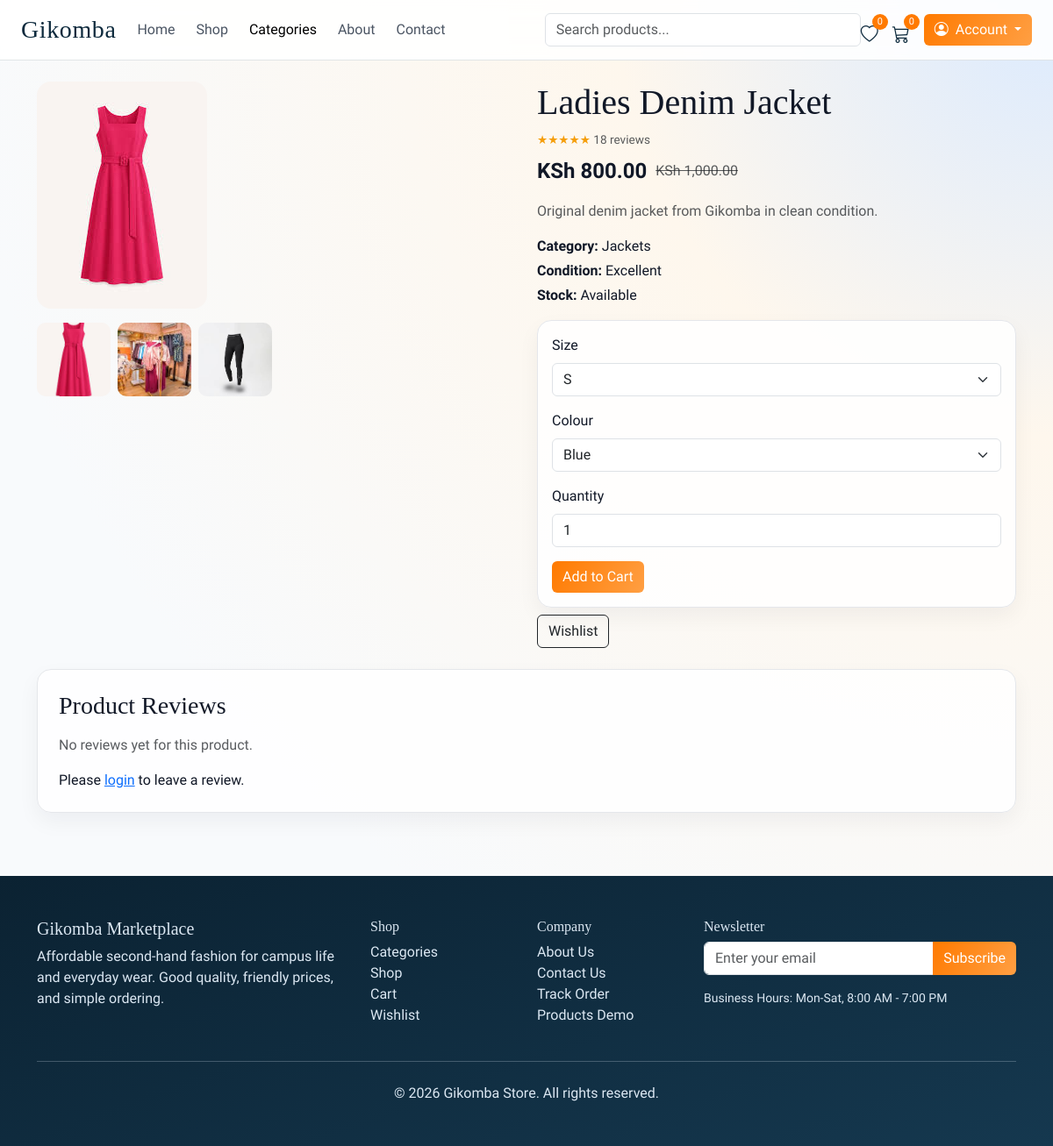
The page /index.php?page=product&id=1 on the database its author committed.
### tables this page shows
CREATE TABLE products (
    id BIGINT UNSIGNED AUTO_INCREMENT PRIMARY KEY,
    category_id BIGINT UNSIGNED NOT NULL,
    name VARCHAR(180) NOT NULL,
    slug VARCHAR(180) NOT NULL UNIQUE,
    description TEXT NULL,
    price DECIMAL(12,2) NOT NULL,
    discount_price DECIMAL(12,2) NULL,
    stock INT NOT NULL DEFAULT 0,
    item_condition VARCHAR(30) NOT NULL DEFAULT 'Good',
    sizes VARCHAR(255) NULL,
    colors VARCHAR(255) NULL,
    badge ENUM('New', 'Sale', 'Trending') DEFAULT 'Trending',
    rating DECIMAL(3,2) NOT NULL DEFAULT 4.50,
    review_count INT NOT NULL DEFAULT 0,
    image_primary VARCHAR(255) NOT NULL,
    image_secondary VARCHAR(255) NULL,
    image_tertiary VARCHAR(255) NULL,
    is_active TINYINT(1) NOT NULL DEFAULT 1,
    created_at DATETIME NOT NULL,
    updated_at DATETIME NOT NULL,
    CONSTRAINT fk_products_category FOREIGN KEY (category_id) REFERENCES categories(id) ON DELETE RESTRICT ON UPDATE CASCADE
);

CREATE TABLE categories (
    id BIGINT UNSIGNED AUTO_INCREMENT PRIMARY KEY,
    name VARCHAR(120) NOT NULL UNIQUE,
    slug VARCHAR(120) NOT NULL UNIQUE,
    description TEXT NULL,
    created_at DATETIME NOT NULL,
    updated_at DATETIME NOT NULL
);

### app/views/pages/product.php (the view, shortened to what the rows shown need)
<?php
$productReviews = $productReviews ?? [];
$authUser = $authUser ?? null;
?>
<?php if (!$selectedProduct): ?>
    <div class="alert alert-warning">Product not found.</div>
<?php else: ?>
    <?php
    $images = array_filter([
        $selectedProduct['image_primary'] ?? null,
        $selectedProduct['image_secondary'] ?? null,
        $selectedProduct['image_tertiary'] ?? null,
    ]);
    $price = (float) ($selectedProduct['price'] ?? 0);
    $discountPrice = isset($selectedProduct['discount_price']) && $selectedProduct['discount_price'] !== null ? (float) $selectedProduct['discount_price'] : null;
    $sizes = explode(',', (string) ($selectedProduct['sizes'] ?? 'One Size'));
    $colors = explode(',', (string) ($selectedProduct['colors'] ?? 'Mixed'));
    ?>
    <div class="row g-4">
        <div class="col-lg-6">
            <img src="<?= e($images[0]) ?>" class="img-fluid rounded-4 mb-3" alt="<?= e($selectedProduct['name']) ?>">
            <div class="d-flex gap-2 flex-wrap">
                <?php foreach ($images as $image): ?>
                    <img src="<?= e($image) ?>" alt="thumb" style="width:84px;height:84px;object-fit:cover;border-radius:10px;">
                <?php endforeach; ?>
            </div>
        </div>
        <div class="col-lg-6">
            <h1><?= e($selectedProduct['name']) ?></h1>
            <div class="product-rating mb-2">
                <span class="stars"><?= str_repeat('★', (int) round((float) ($selectedProduct['rating'] ?? 4.0))) ?></span>
                <span class="text-muted"><?= (int) ($selectedProduct['review_count'] ?? 0) ?> reviews</span>
            </div>
            <div class="product-price mb-3">
                <strong class="fs-4"><?= format_money($discountPrice ?: $price) ?></strong>
                <?php if ($discountPrice): ?><span class="text-muted text-decoration-line-through"><?= format_money($price) ?></span><?php endif; ?>
            </div>
            <p class="text-muted"><?= e($selectedProduct['description'] ?? 'Quality second-hand product.') ?></p>
            <p class="mb-1"><strong>Category:</strong> <?= e((string) ($selectedProduct['category_name'] ?? 'General')) ?></p>
            <p class="mb-1"><strong>Condition:</strong> <?= e((string) ($selectedProduct['item_condition'] ?? 'Good')) ?></p>
            <p><strong>Stock:</strong> <?= (int) ($selectedProduct['stock'] ?? 0) > 0 ? 'Available' : 'Out of stock' ?></p>
            <form method="post" action="index.php?page=cart&action=add" class="surface-card p-3">
                <div class="mb-3">
                    <label class="form-label">Size</label>
                    <select class="form-select" name="size">
                        <?php foreach ($sizes as $size): ?><option><?= e(trim($size)) ?></option><?php endforeach; ?>
                    </select>
                </div>
                <div class="mb-3">
                    <label class="form-label">Colour</label>
                    <select class="form-select" name="color">
                        <?php foreach ($colors as $color): ?><option><?= e(trim($color)) ?></option><?php endforeach; ?>
                    </select>
                </div>
                <div class="mb-3">
                    <label class="form-label">Quantity</label>
                    <input type="number" min="1" name="quantity" value="1" class="form-control" required>
                </div>
                <button type="submit" class="btn btn-accent">Add to Cart</button>
            </form>
            <form method="post" action="index.php?page=wishlist&action=add" class="mt-2">
                <button class="btn btn-outline-dark" type="submit">Wishlist</button>
            </form>
        </div>
    </div>
    <section class="mt-4 surface-card p-4">
        <h3 class="mb-3">Product Reviews</h3>
        <?php if ($productReviews): ?>
            <?php foreach ($productReviews as $review): ?>
                <div class="border-bottom pb-2 mb-2">
                    <p class="mb-1">
                        <strong><?= e((string) $review['first_name']) ?> <?= e((string) $review['last_name']) ?></strong>
                        <span class="stars ms-2"><?= str_repeat('★', (int) $review['rating']) ?></span>
                    </p>
                    <p class="mb-0"><?= e((string) $review['review_text']) ?></p>
                </div>
            <?php endforeach; ?>
        <?php else: ?>
            <p class="text-muted">No reviews yet for this product.</p>
        <?php endif; ?>
        <?php if ($authUser): ?>
            <form method="post" action="index.php?page=product&action=review" class="mt-3">
                <?= csrf_field() ?>
                <input type="hidden" name="product_id" value="<?= (int) $selectedProduct['id'] ?>">
                <div class="row g-2">
                    <div class="col-md-3">
                        <label class="form-label">Rating</label>
                        <select name="rating" class="form-select" required>
                            <option value="5">5 Stars</option>
                            <option value="4">4 Stars</option>
                            <option value="3">3 Stars</option>
                            <option value="2">2 Stars</option>
                            <option value="1">1 Star</option>
                        </select>
                    </div>
                    <div class="col-md-9">
                        <label class="form-label">Review</label>
                        <input name="review_text" class="form-control" placeholder="Share your experience" required>
                    </div>
                    <div class="col-12">
                        <button class="btn btn-outline-dark" type="submit">Submit Review</button>
                    </div>
                </div>
            </form>
        <?php else: ?>
            <p class="mb-0 mt-2">Please <a href="index.php?page=login">login</a> to leave a review.</p>
        <?php endif; ?>
    </section>
<?php endif; ?>

### rows shown on the page
products: name "Ladies Denim Jacket", rating "★★★★★", review_count "18", discount_price "KSh 800.00", price "KSh 1,000.00", description "Original denim jacket from Gikomba in clean condition.", category.name "Jackets", item_condition "Excellent", size "S", color "Blue"

### other values the page prints
$wishlistCount "0"
$cartCount "0"
